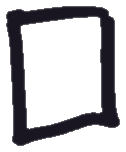
#> input picture workbench/drawn_box_empty.png, 126 x 152 px, given in place of drawn_box_empty.png_golden.png, which was not available
$ python -i principia_golden_harness.py   (imports and definitions only)
#> lines starting #> are read from the running program, lines starting #| are printed output that depends on the picture; pictures that were not available may be replaced by others from this repository, and a replacement may not be noted
import asyncio, sys, numpy as np
from PIL import Image
from playwright.async_api import async_playwright
PAGE=sys.argv[1] if len(sys.argv)>1 else '/mnt/user-data/outputs/principia_poster_both_sides.html'
# [11 lines not run here, left out]
def compare(name):
#> called with name = 'drawn_box_empty.png'
    g=np.asarray(Image.open('/tmp/gold/%s_golden.png'%name).convert('RGB')).astype(float)
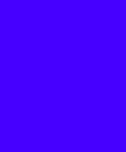
#> g: shape (152, 126, 3) float64; mean R, G, B 25, 22, 33; drawn with min black and max white
    r=np.asarray(Image.open('/tmp/gold/%s_render.png'%name).convert('RGB').resize((g.shape[1],g.shape[0]))).astype(float)
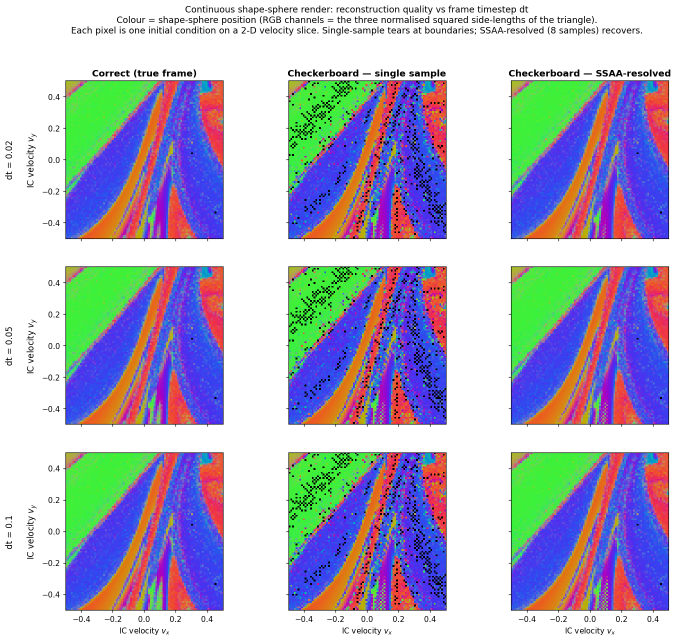
#> input picture workbench/cb_A_continuous.png, 1353 x 1282 px, given in place of drawn_box_empty.png_render.png, which was not available (shown at 1/2 size)
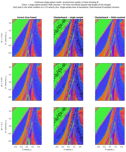
#> r: shape (152, 126, 3) float64; mean R, G, B 175.9, 175.2, 195.5
    d=np.abs(g-r).mean(-1)
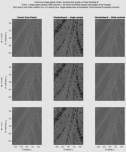
#> d: shape (152, 126) float64; min 26, max 228.3, mean 155.7
    # score in 1x-page blocks of 40 px, so the heat map says where the drift is
    B=80; H,W=d.shape; heat=d[:H//B*B,:W//B*B].reshape(H//B,B,W//B,B).mean((1,3))
#> after `H, W = d.shape`: H = 152; W = 126
#> after `heat = d[:H // B * B, :W // B * B].reshape(H // B, B, W // B, B).mean(`: heat = [159.5]
    vis=np.clip(d*4,0,255).astype(np.uint8); Image.fromarray(vis).resize((1440,900)).save('/tmp/gold/%s_diff.png'%name)
#> after `vis = np.clip(d * 4, 0, 255).astype(np.uint8)`:
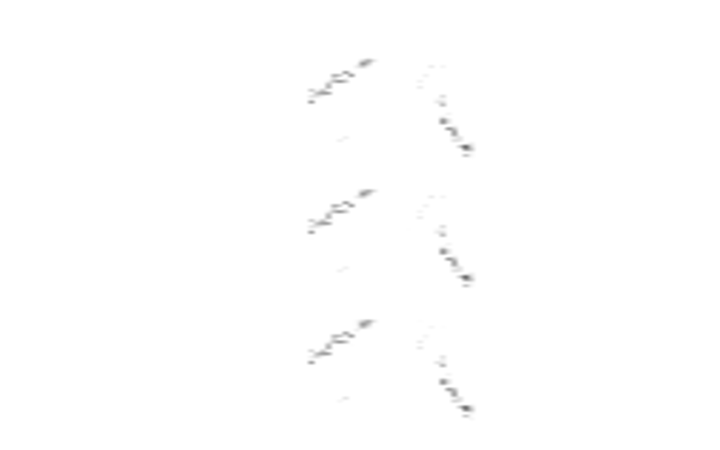
#> saved as drawn_box_empty.png_diff.png: PIL image 1440x900 L (shown at 1/2 size); min 101, max 255, mean 254.5
    side=Image.new('RGB',(2880,900)); side.paste(Image.fromarray(g.astype(np.uint8)).resize((1440,900)),(0,0)); side.paste(Image.fromarray(r.astype(np.uint8)).resize((1440,900)),(1440,0)); side.save('/tmp/gold/%s_side.png'%name)
#> after `side = Image.new('RGB', (2880, 900))`: side: PIL image 2880x900 RGB; every value is 0
#> after `side.paste(Image.fromarray(g.astype(np.uint8)).resize((1440, 900)), (0`:
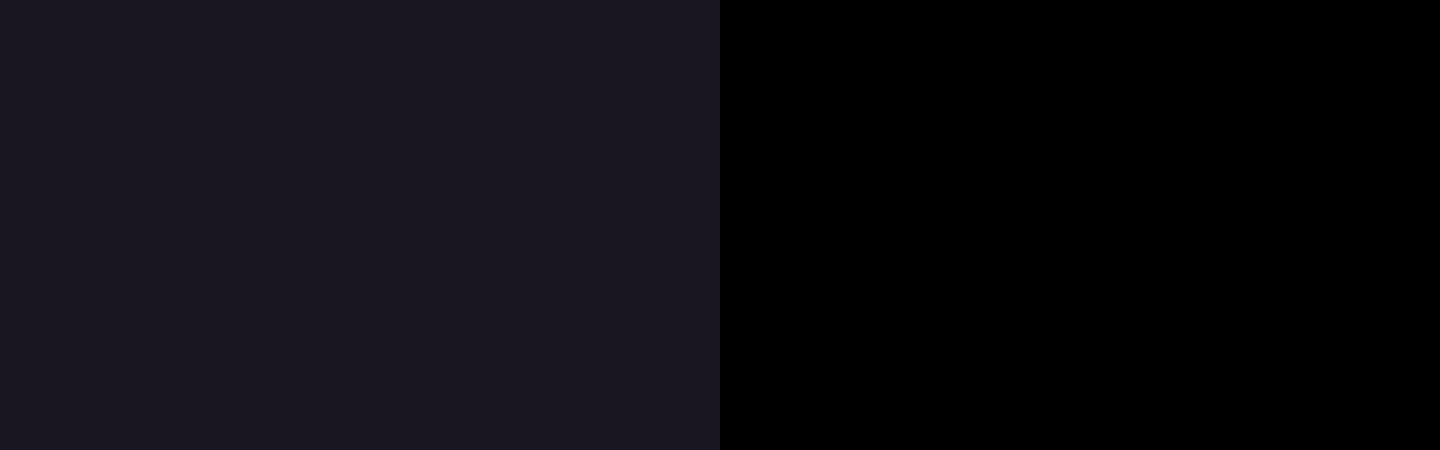
#> side: PIL image 2880x900 RGB (shown at 1/2 size); mean R, G, B 12.5, 11, 16.5
#> after `side.paste(Image.fromarray(r.astype(np.uint8)).resize((1440, 900)), (1`:
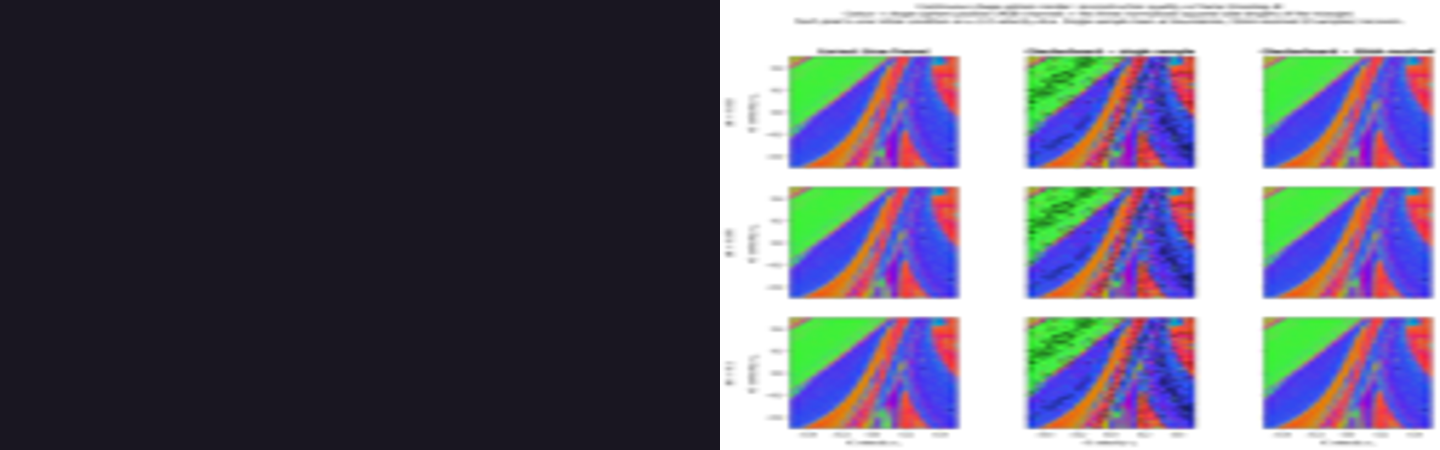
#> side: PIL image 2880x900 RGB (shown at 1/2 size); mean R, G, B 100.3, 98.5, 114.2
    print('%s: mean |diff| %.2f /255, pixels off by >24: %.1f%%, worst blocks:'%(name,d.mean(),(d>24).mean()*100),
          sorted([(round(heat[i,j],1),(j*40,i*40)) for i in range(heat.shape[0]) for j in range(heat.shape[1])],reverse=True)[:6])
#| drawn_box_empty.png: mean |diff| 155.74 /255, pixels off by >24: 100.0%, worst blocks: [(159.5, (0, 0))]
# [3 lines not run here, left out]

>>> result = compare('drawn_box_empty.png')
